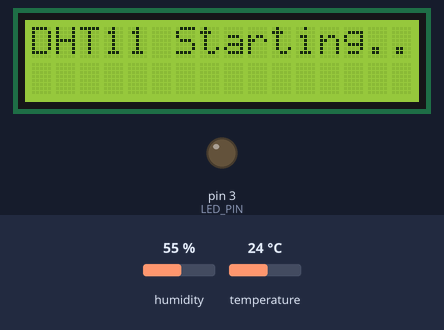
Simulated run of this sketch. Board: Arduino Uno, built with avr-gcc and run on an emulated ATmega328P. Shown: 16×2 character LCD, output pins drawn as LEDs (lit = HIGH). Inputs (shaded band) come from the test bench; at power-on: temperature 24 °C, humidity 55 %. What the sketch prints to the serial monitor is not drawn.

Above: at 6.2 s.
6.3 s: temperature set to 21 °C
At 15.9 s:
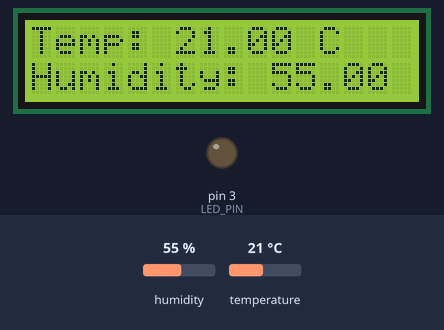
21.3 s: temperature set to 18 °C
At 25.6 s:
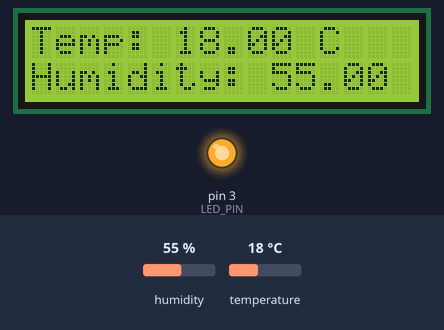
36.3 s: humidity set to 22 %
At 46.1 s:
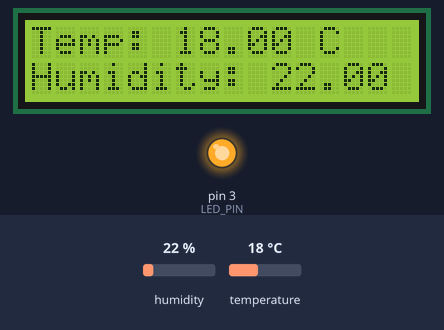
51.3 s: humidity set to 40 %
At 55.8 s:
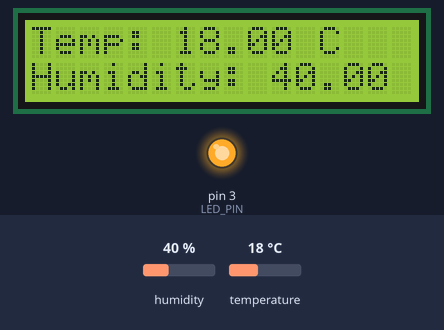
Timing chart, 0 to 57.3 s (numbered marks = the images above; inputs shaded):
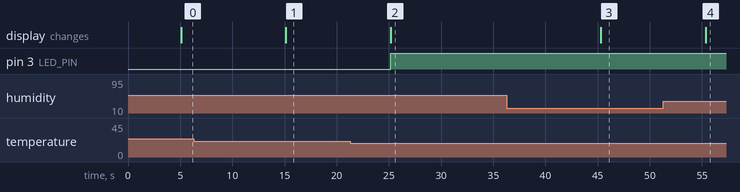

The sketch:

dht-sensor-with-lcd-display.ino
```cpp
#include <Arduino.h>
#include <Wire.h>
#include <LiquidCrystal_I2C.h>
#include <DHT.h>

#define LED_PIN 3
#define DHT_PIN 2

LiquidCrystal_I2C lcd(0x27, 16, 2);
DHT dht(DHT_PIN, DHT11);

void setup() {
  Serial.begin(115200);

  delay(5000);

  pinMode(LED_PIN, OUTPUT);
  dht.begin();

  lcd.init();
  lcd.backlight();

  lcd.setCursor(0, 0);
  lcd.print("DHT11 Starting..");
}

void loop() {
  delay(10000); // Update every 10 seconds
  printTemperatureAndHumidityToLCD();
}

// Function definitions
void printTemperatureAndHumidityToLCD() {
  float temperature = readDHTTemperature();
  float humidity = readDHTHumidity();

  Serial.print("Temperature: ");
  Serial.print(temperature);
  Serial.println(" C");

  if (temperature != -1 && humidity != -1) {
    lcd.clear();
    lcd.setCursor(0, 0);
    lcd.print("Temp: ");
    lcd.print(temperature);
    lcd.print(" C");

    lcd.setCursor(0, 1);
    lcd.print("Humidity: ");
    lcd.print(humidity);
  }
}

void turnOnBlueLedAtLowTemperature(float temp) {
  if (temp < 20) {
    digitalWrite(LED_PIN, HIGH);
  } else {
    digitalWrite(LED_PIN, LOW);
  }
}

float readDHTTemperature() {
  // Sensor readings may also be up to 2 seconds
  // Read temperature as Celsius (the default)
  float t = dht.readTemperature();

  if (isnan(t)) {
    Serial.println("Failed to read from DHT sensor!");
    return -1;
  }

  turnOnBlueLedAtLowTemperature(t);

  Serial.println(t);
  return t;
}

float readDHTHumidity() {
  // Sensor readings may also be up to 2 seconds
  float h = dht.readHumidity();
  if (isnan(h)) {
    Serial.println("Failed to read from DHT sensor!");
    return -1;
  }

  Serial.println(h);
  return h;
}
```

Measured:
- the behaviour switches between 20 and 19 °C on temperature (found by bisection; images 1 and 2)
- after the input at 6.3 s, the display: changes after 8.8 s (image 1)
- after the input at 21.3 s, pin 3 (LED_PIN): LOW → HIGH after 3.9 s; the display: changes after 3.9 s (image 2)
- after the input at 36.3 s, the display: changes after 9.0 s (image 3)
- after the input at 51.3 s, the display: changes after 4.1 s (image 4)
